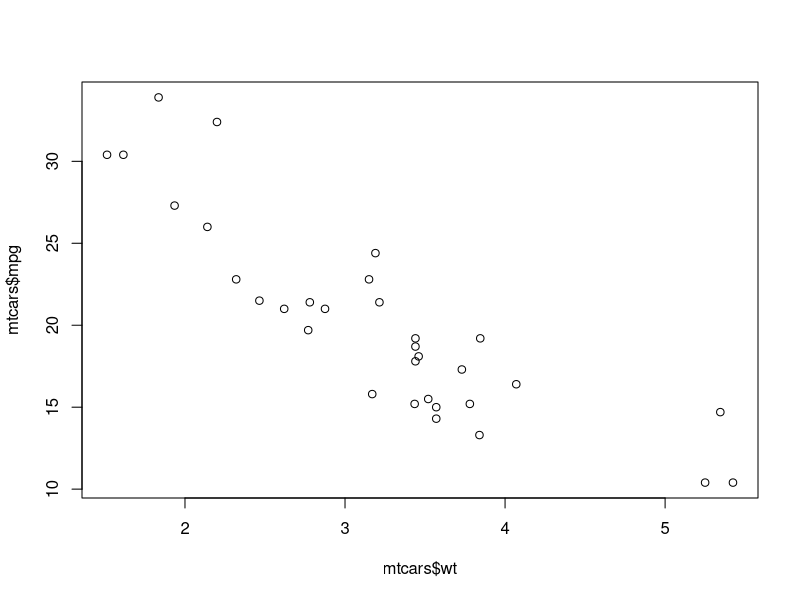

This figure's R source:
# First analysis script
data(mtcars)
summary(mtcars$mpg)
plot(mtcars$wt, mtcars$mpg)

# Try linear regression model
model <- lm(mpg ~ wt + hp, data = mtcars)
summary(model)
